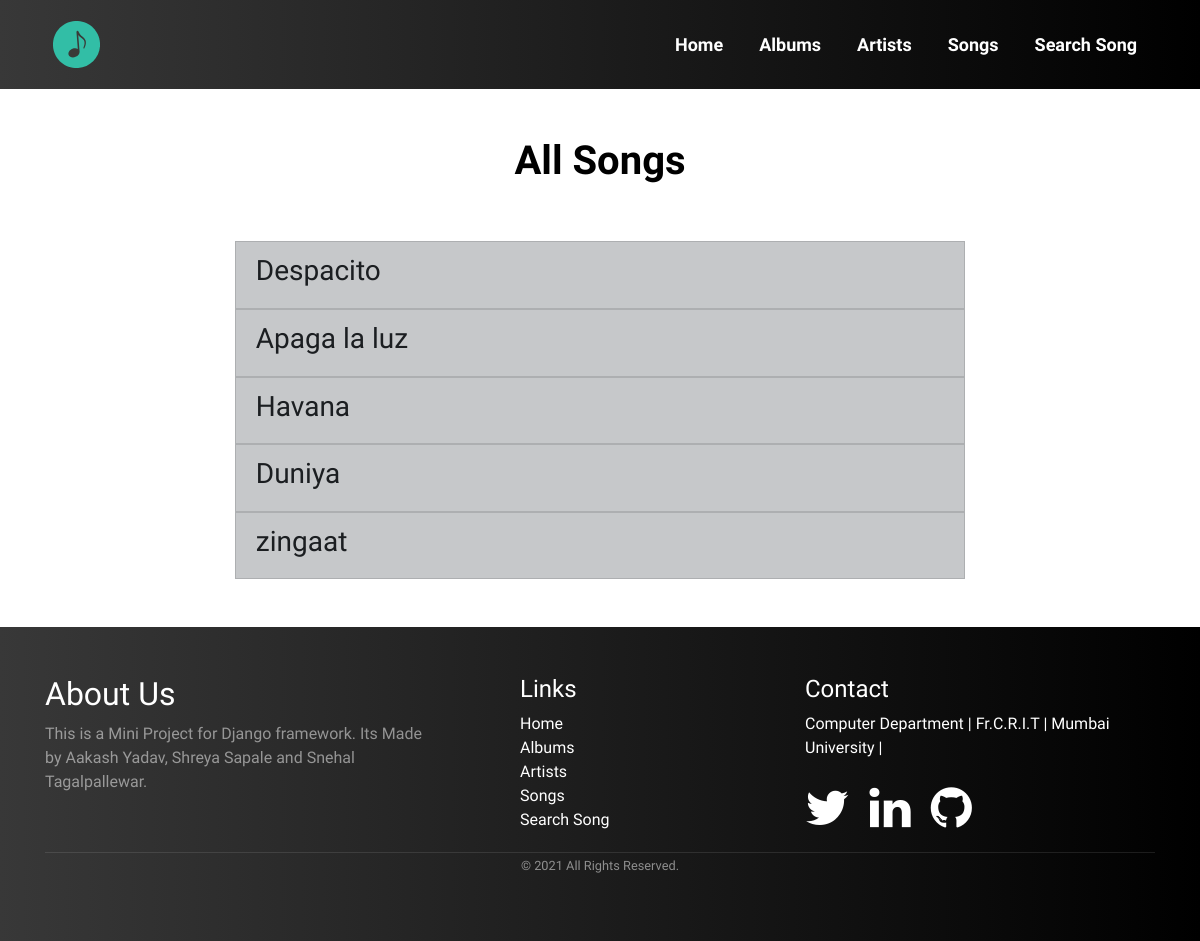
Screenshot of /allsongs/ with the database file from the repository.
### accounts/models.py (models this page shows, shortened)
class Song (models.Model):
    name = models.CharField(max_length=50, default="")
    song = models.FileField(upload_to='songs/', default=None)
    album = models.ForeignKey(
        Album, on_delete=models.CASCADE, default="")
    artist = models.ForeignKey(
        Artist, on_delete=models.CASCADE, default="")
    language = models.ForeignKey(
        Language, on_delete=models.CASCADE, default="")
    song_image = models.ImageField(upload_to="song-images/", default="")
    trending = models.BooleanField(default=True)

### accounts/views.py (the view)
# urls.py: path('allsongs/', views.allsongs, name="allsongs"),
def allsongs(request):
    songs = Song.objects.all()
    context = {
        'songs': songs,
    }
    return render(request, 'all_songs.html', context)

### templates/all_songs.html (shortened to what this page needs)
{% extends 'main/base.html' %}
{% load static %}
{% block cssLinks %}
<link rel="stylesheet" href="{% static '/css/album.css' %}">
{% endblock %}
{% block body %}
<div class="container">
    <div class="title"><br><br>
        <h1 class="title-main text-center" style="color:rgb(0, 0, 0);"><b>All Songs</b></h1>
        <br><br>
    </div>
    <div class="box-outer-albums">
        <div class="" style="margin-left: 3%;margin-right: 3%;">
            <ul class="list-group mb-5  marginlr">
                {% for song in songs %}
                <a href="/songsPlay/{{song.pk}}" style="text-decoration: none;">
                    <li class="list-group-item list-group-item-action list-group-item-dark">
                        <h3>{{song.name}}</h3>
                    </li>
                </a>
                {% empty %}
                <li class="list-group-item  list-group-item-dark">
                    Sorry :( ! There are no items related to your Search
                </li>
                {% endfor %}
            </ul>
        </div>
    </div>
</div>
{% endblock %}

### static/css/common.css (style rules this page uses)
* { margin: 0; padding: 0; font-family: "Quicksand", sans-serif; }

### static/css/album.css (style rules this page uses)
.marginlr { padding-left: 15%; padding-right: 15%; }

### rows the page displays
Song: name "Despacito"
Song: name "Apaga la luz"
Song: name "Havana"
Song: name "Duniya"
Song: name "zingaat"
